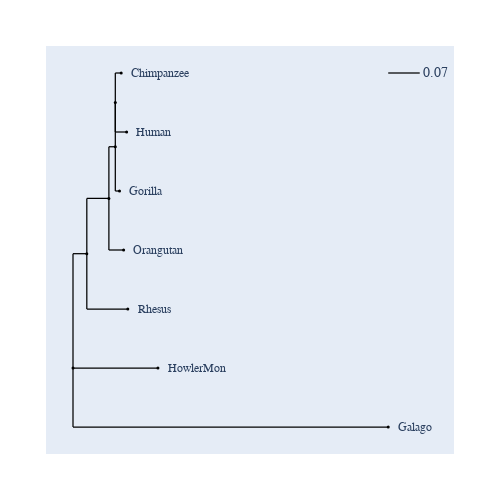

Notebook code cell kept with this figure:
### Markdown cell above
## Get a tree with branch lengths as paralinear

This is the only possible length metric for a discrete-time process.

### Code cell
tree = result.tree
fig = tree.get_figure()
fig.scale_bar = "top right"
fig.show(width=500, height=500)

### Figure 1 — Plotly figure (JSON) as saved in the notebook; plotly's stock layout.template omitted (floating-point values rounded to 4 significant figures)
{"data": [{"line": {"color": "black", "shape": "spline", "smoothing": 1.3, "width": 1.25}, "mode": "lines", "showlegend": false, "type": "scatter", "x": [null, null, 0, 0, null, 0, 0.03139, null, 0.03139, 0.03139, null, 0.03139, 0.08159, null, 0.08159, 0.08159, null, 0.08159, 0.09618, null, 0.09618, 0.09618, null, 0.09618, 0.09619, null, 0.09619, 0.09619, null, 0.09619, 0.1096, null, 0.09619, 0.09619, null, 0.09619, 0.1219, null, 0.09618, 0.09618, null, 0.09618, 0.1058, null, 0.08159, 0.08159, null, 0.08159, 0.115, null, 0.03139, 0.03139, null, 0.03139, 0.1246, null, 0, 0, null, 0, 0.1931, null, 0, 0, null, 0, 0.7165, null], "y": [null, null, -2.6, -0.08125, null, -0.08125, -0.08125, null, -0.08125, 1.137, null, 1.137, 1.137, null, 1.137, 2.275, null, 2.275, 2.275, null, 2.275, 3.25, null, 3.25, 3.25, null, 3.25, 3.9, null, 3.9, 3.9, null, 3.25, 2.6, null, 2.6, 2.6, null, 2.275, 1.3, null, 1.3, 1.3, null, 1.137, 0, null, 0, 0, null, -0.08125, -1.3, null, -1.3, -1.3, null, -2.6, -2.6, null, -2.6, -2.6, null, -2.6, -3.9, null, -3.9, -3.9, null]}, {"hoverinfo": "text", "marker": {"color": "black", "size": 3, "symbol": "circle"}, "mode": "markers", "showlegend": false, "text": ["root", "edge.3", "edge.2", "edge.1", "edge.0", "Chimpanzee", "Human", "Gorilla", "Orangutan", "Rhesus", "HowlerMon", "Galago"], "type": "scatter", "x": [0, 0.03139, 0.08159, 0.09618, 0.09619, 0.1096, 0.1219, 0.1058, 0.115, 0.1246, 0.1931, 0.7165], "y": [-2.6, -0.08125, 1.137, 2.275, 3.25, 3.9, 2.6, 1.3, 0, -1.3, -2.6, -3.9]}], "layout": {"annotations": [{"font": {"family": "Inconsolata, monospace", "size": 12}, "showarrow": false, "text": "Chimpanzee", "textangle": 0, "x": 0.1275, "xanchor": "left", "xref": "x", "y": 3.9, "yref": "y"}, {"font": {"family": "Inconsolata, monospace", "size": 12}, "showarrow": false, "text": "Human", "textangle": 0, "x": 0.1398, "xanchor": "left", "xref": "x", "y": 2.6, "yref": "y"}, {"font": {"family": "Inconsolata, monospace", "size": 12}, "showarrow": false, "text": "Gorilla", "textangle": 0, "x": 0.1237, "xanchor": "left", "xref": "x", "y": 1.3, "yref": "y"}, {"font": {"family": "Inconsolata, monospace", "size": 12}, "showarrow": false, "text": "Orangutan", "textangle": 0, "x": 0.1329, "xanchor": "left", "xref": "x", "y": 0, "yref": "y"}, {"font": {"family": "Inconsolata, monospace", "size": 12}, "showarrow": false, "text": "Rhesus", "textangle": 0, "x": 0.1426, "xanchor": "left", "xref": "x", "y": -1.3, "yref": "y"}, {"font": {"family": "Inconsolata, monospace", "size": 12}, "showarrow": false, "text": "HowlerMon", "textangle": 0, "x": 0.211, "xanchor": "left", "xref": "x", "y": -2.6, "yref": "y"}, {"font": {"family": "Inconsolata, monospace", "size": 12}, "showarrow": false, "text": "Galago", "textangle": 0, "x": 0.7345, "xanchor": "left", "xref": "x", "y": -3.9, "yref": "y"}, {"ax": 0, "ay": 0, "showarrow": false, "text": "0.07", "x": 0.824, "xref": "x", "y": 3.9, "yref": "y"}], "autosize": true, "font": {"family": "Balto", "size": 14}, "height": 500, "hovermode": "closest", "margin": {"b": 50, "l": 50, "pad": 4, "r": 50, "t": 50}, "shapes": [{"line": {"color": "black", "width": 1.25}, "type": "line", "x0": 0.7165, "x1": 0.7882, "y0": 3.9, "y1": 3.9}], "showlegend": false, "width": 500, "xaxis": {"autorange": true, "range": [-0.05228, 0.857], "type": "linear", "visible": false}, "yaxis": {"autorange": true, "range": [-4.407, 4.407], "type": "linear", "visible": false}}}
